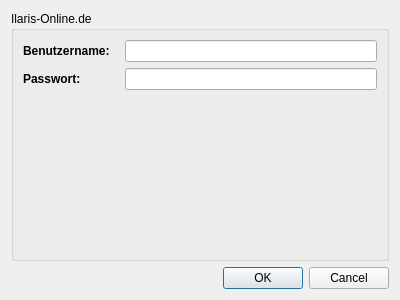
<?xml version="1.0" encoding="UTF-8"?>
<ui version="4.0">
 <class>Dialog</class>
 <widget class="QDialog" name="Dialog">
  <property name="geometry">
   <rect>
    <x>0</x>
    <y>0</y>
    <width>400</width>
    <height>300</height>
   </rect>
  </property>
  <property name="windowTitle">
   <string>Dialog</string>
  </property>
  <layout class="QVBoxLayout" name="verticalLayout">
   <item>
    <widget class="QGroupBox" name="groupBox">
     <property name="title">
      <string>Ilaris-Online.de</string>
     </property>
     <layout class="QFormLayout" name="formLayout">
      <property name="horizontalSpacing">
       <number>15</number>
      </property>
      <item row="0" column="0">
       <widget class="QLabel" name="label">
        <property name="text">
         <string>&lt;html&gt;&lt;head/&gt;&lt;body&gt;&lt;p&gt;&lt;span style=&quot; font-weight:600;&quot;&gt;Benutzername:&lt;/span&gt;&lt;/p&gt;&lt;/body&gt;&lt;/html&gt;</string>
        </property>
       </widget>
      </item>
      <item row="0" column="1">
       <widget class="QLineEdit" name="leBenutzer"/>
      </item>
      <item row="1" column="0">
       <widget class="QLabel" name="label_2">
        <property name="text">
         <string>&lt;html&gt;&lt;head/&gt;&lt;body&gt;&lt;p&gt;&lt;span style=&quot; font-weight:600;&quot;&gt;Passwort:&lt;/span&gt;&lt;/p&gt;&lt;/body&gt;&lt;/html&gt;</string>
        </property>
       </widget>
      </item>
      <item row="1" column="1">
       <widget class="QLineEdit" name="lePasswort">
        <property name="echoMode">
         <enum>QLineEdit::Password</enum>
        </property>
       </widget>
      </item>
     </layout>
    </widget>
   </item>
   <item>
    <widget class="QDialogButtonBox" name="buttonBox">
     <property name="orientation">
      <enum>Qt::Horizontal</enum>
     </property>
     <property name="standardButtons">
      <set>QDialogButtonBox::Cancel|QDialogButtonBox::Ok</set>
     </property>
    </widget>
   </item>
  </layout>
 </widget>
 <resources/>
 <connections>
  <connection>
   <sender>buttonBox</sender>
   <signal>accepted()</signal>
   <receiver>Dialog</receiver>
   <slot>accept()</slot>
   <hints>
    <hint type="sourcelabel">
     <x>248</x>
     <y>254</y>
    </hint>
    <hint type="destinationlabel">
     <x>157</x>
     <y>274</y>
    </hint>
   </hints>
  </connection>
  <connection>
   <sender>buttonBox</sender>
   <signal>rejected()</signal>
   <receiver>Dialog</receiver>
   <slot>reject()</slot>
   <hints>
    <hint type="sourcelabel">
     <x>316</x>
     <y>260</y>
    </hint>
    <hint type="destinationlabel">
     <x>286</x>
     <y>274</y>
    </hint>
   </hints>
  </connection>
 </connections>
</ui>
